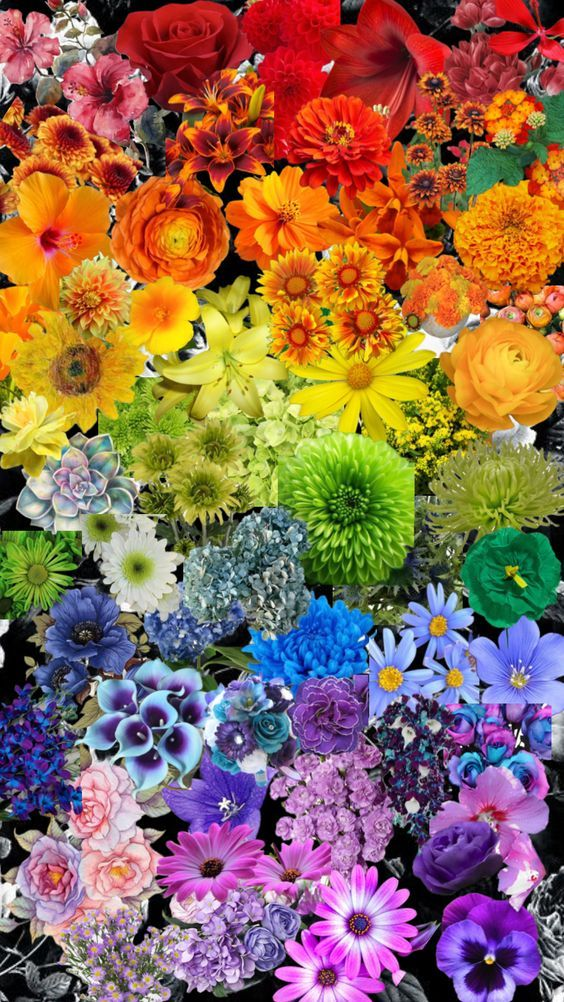
#> input picture media/pic.jpg, 564 x 1002 px
$ python lab2_2.py
#> lines starting #> are read from the running program, lines starting #| are printed output that depends on the picture; after the words box and inside, x2 and y2 are one past the last pixel; in counts of white or black regions, pixels touching at a corner belong together
import numpy as np
import cv2
import matplotlib.pyplot as plt

image_path = input("Путь к изображению: ")
#> the answer given: pic.jpg
image_in = cv2.imread(image_path)
#> image_in is the input picture: shape (1002, 564, 3); mean B, G, R 86, 106.1, 143.1

if image_in is None:
    print("Ошибка: изображение не найдено.")
    exit()

image_rgb = cv2.cvtColor(image_in, cv2.COLOR_BGR2RGB)
image_hsv = cv2.cvtColor(image_rgb, cv2.COLOR_RGB2HSV)
#> image_hsv: shape (1002, 564, 3); mean H, S, V 75.9, 159.1, 163

# диапазоны желтого и пурпурного цветов
yellow_min = 25
yellow_max = 35
lower_yellow = np.array([yellow_min, 0, 0])
upper_yellow = np.array([yellow_max, 255, 255])

purple_min = 135
purple_max = 160
lower_purple = np.array([purple_min, 0, 0])
upper_purple = np.array([purple_max, 255, 255])

mask_yellow = cv2.inRange(image_hsv, lower_yellow, upper_yellow)
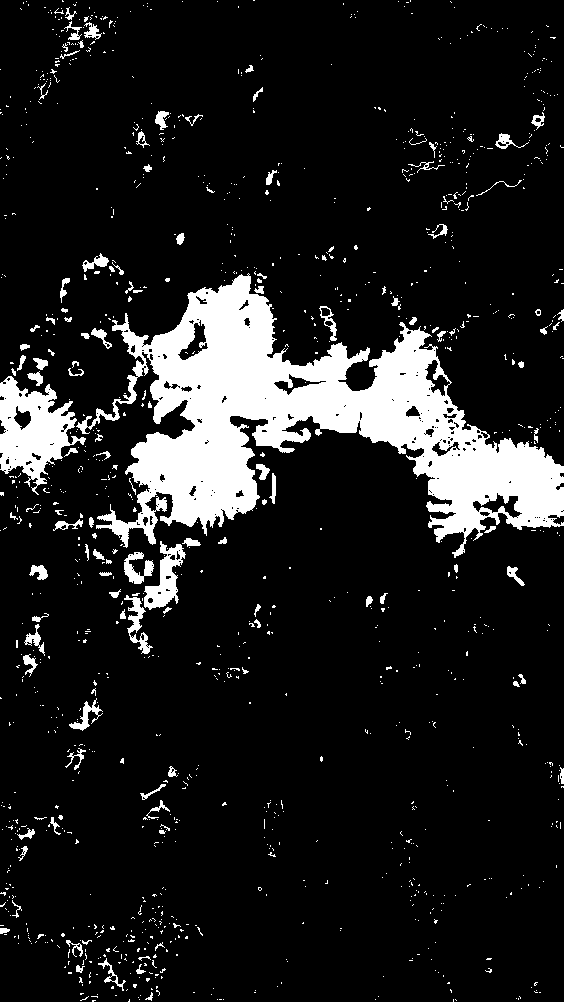
#> mask_yellow: shape (1002, 564); 12.1% white; 1179 white regions (1061 under 20 px), largest, box (x1, y1, x2, y2) and area: (76, 273, 564, 558) 50618, (0, 376, 86, 495) 4996, (144, 541, 186, 610) 1263
mask_purple = cv2.inRange(image_hsv, lower_purple, upper_purple)
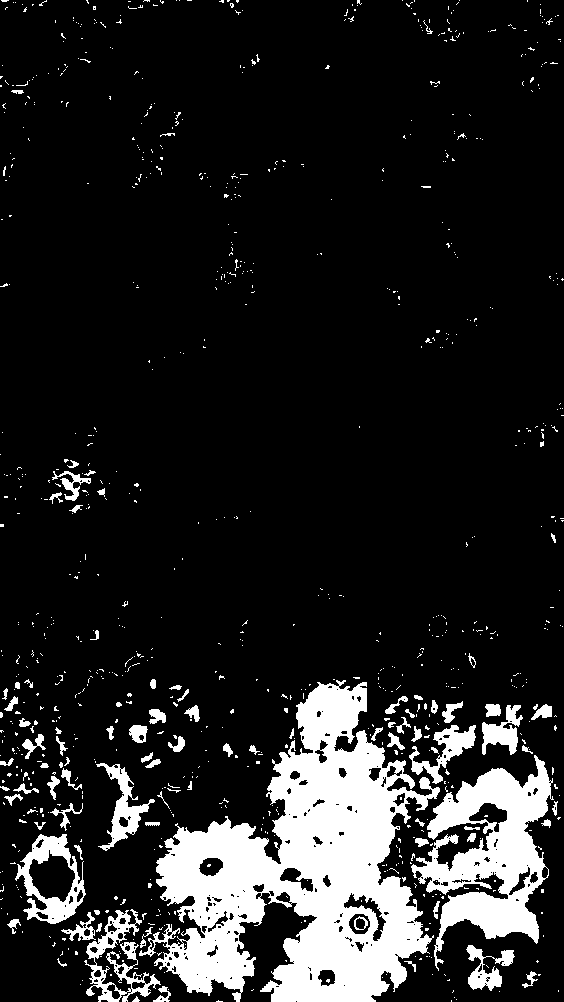
#> mask_purple: shape (1002, 564); 13.6% white; 905 white regions (814 under 20 px), largest, box (x1, y1, x2, y2) and area: (139, 680, 440, 1002) 45428, (411, 755, 554, 971) 13160, (15, 834, 86, 924) 2421

image_hsv_new = image_hsv.copy()
h = image_hsv[:, :, 0].astype(float)
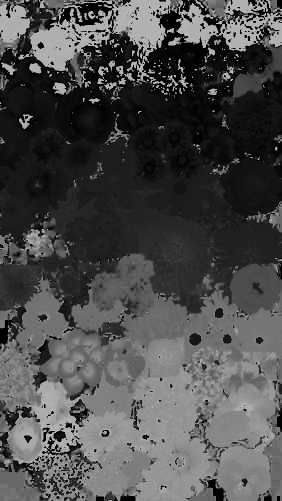
#> h: shape (1002, 564) float64 (shown at 1/2 size); min 0, max 179, mean 75.9

# замена желтого на пурпурный
h_yellow = h[mask_yellow > 0]
h_yellow_new = purple_min + (h_yellow - yellow_min) * (
    purple_max - purple_min
) / (yellow_max - yellow_min)
h[mask_yellow > 0] = h_yellow_new

# Обратная замена пурпурного на желтый
h_purple = h[mask_purple > 0]
h_purple_new = yellow_min + (h_purple - purple_min) * (
    yellow_max - yellow_min
) / (purple_max - purple_min)
h[mask_purple > 0] = h_purple_new
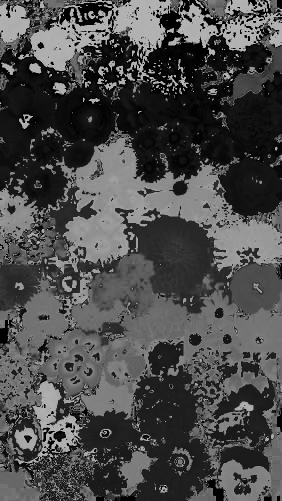
#> h: shape (1002, 564) float64 (shown at 1/2 size); min 0, max 179, mean 74.3

image_hsv_new[:, :, 0] = np.clip(h, 0, 179).astype(np.uint8)
#> image_hsv_new: shape (1002, 564, 3); mean H, S, V 74.2, 159.1, 163
image_rgb_new = cv2.cvtColor(image_hsv_new, cv2.COLOR_HSV2RGB)
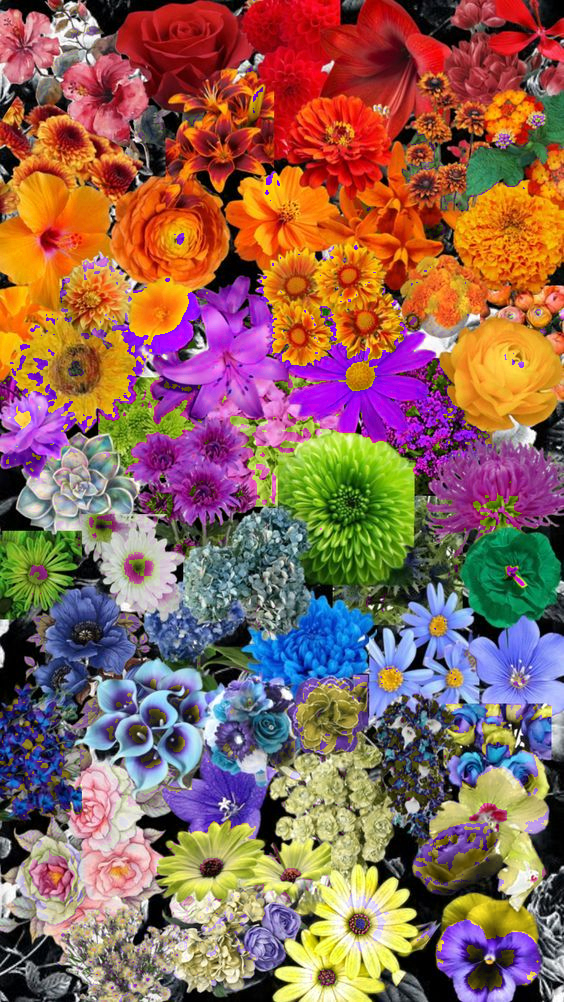
#> image_rgb_new: shape (1002, 564, 3); mean R, G, B 142.1, 101.8, 89.4

plt.figure(figsize=(10, 5))
plt.subplot(1, 2, 1)
plt.title('Исходное изображение')
plt.imshow(image_rgb)
plt.axis('off')
plt.subplot(1, 2, 2)
plt.title('Преобразованное изображение')
plt.imshow(image_rgb_new)
plt.axis('off')
plt.show()

image_bgr_new = cv2.cvtColor(image_rgb_new, cv2.COLOR_RGB2BGR)
cv2.imwrite("image_out_2.jpg", image_bgr_new)

$ run again, on media/flowers.jpg
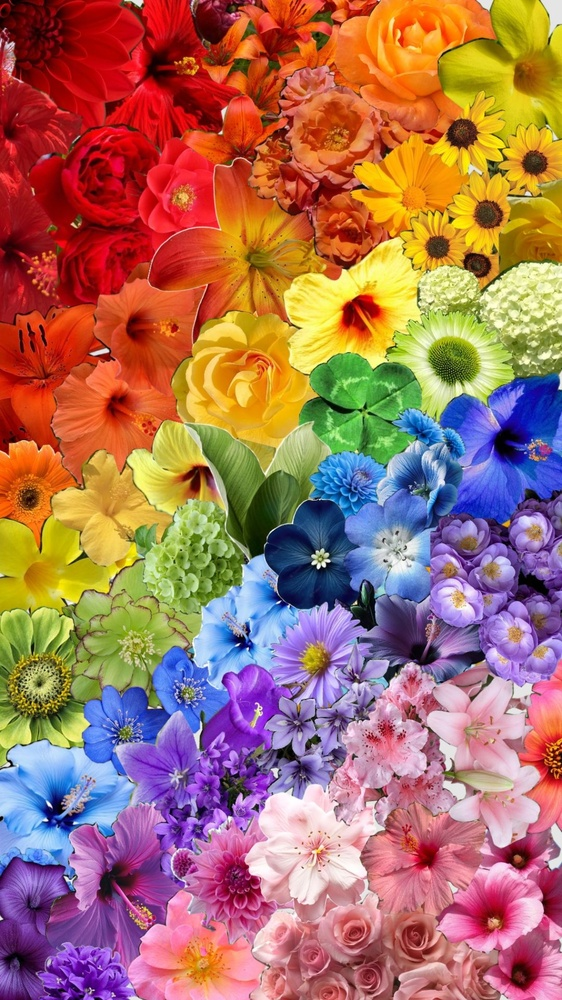
#> input picture media/flowers.jpg, 562 x 1000 px, shrunk from 1080 x 1920 before the run
#> image_in is the input picture: shape (1000, 562, 3); mean B, G, R 96.3, 112, 167.8
#> image_hsv: shape (1000, 562, 3); mean H, S, V 79.2, 168.6, 189.3
#> `mask_yellow = cv2.inRange(image_hsv, lower_yellow, upper_yellow)`:
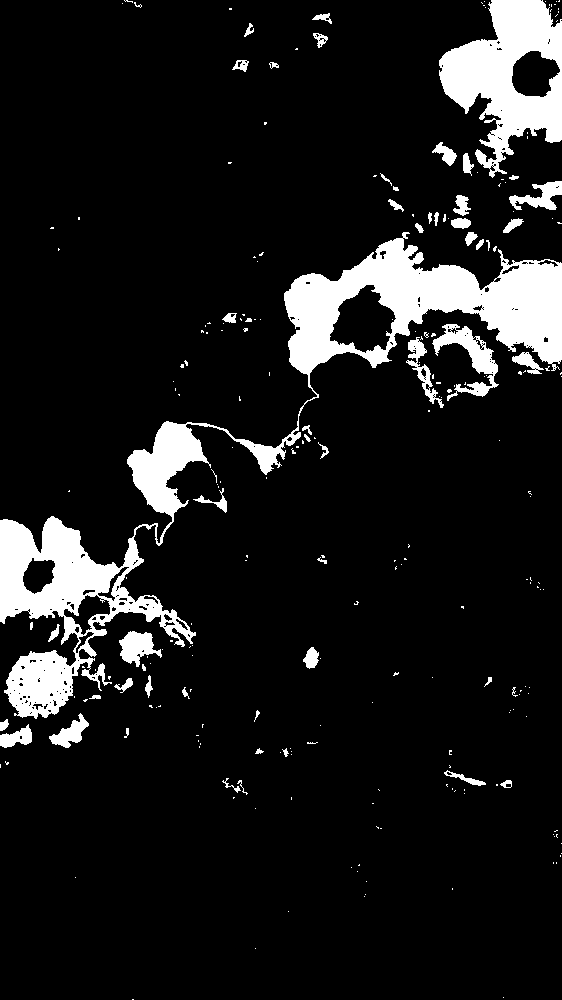
#> mask_yellow: shape (1000, 562); 10.3% white; 247 white regions (192 under 20 px), largest, box (x1, y1, x2, y2) and area: (0, 232, 562, 719) 37393, (439, 0, 562, 178) 11160, (432, 324, 499, 401) 1703
#> mask_purple: shape (1000, 562); 8.9% white; 271 white regions (211 under 20 px), largest, box (x1, y1, x2, y2) and area: (0, 635, 337, 1000) 32897, (384, 610, 521, 708) 3264, (428, 517, 516, 616) 2374
#> image_hsv_new: shape (1000, 562, 3); mean H, S, V 80.9, 168.6, 189.3
#> `image_rgb_new = cv2.cvtColor(image_hsv_new, cv2.COLOR_HSV2RGB)`:
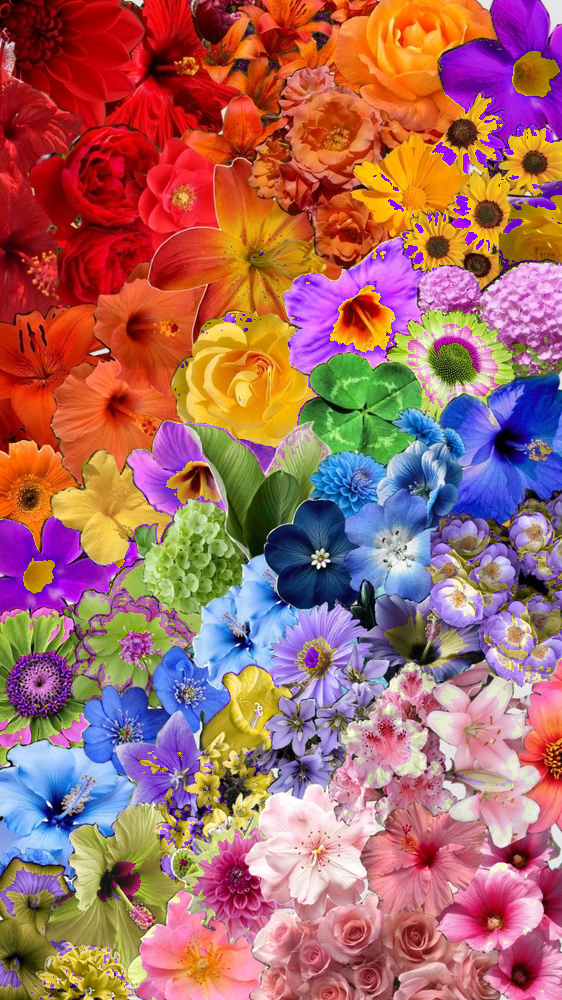
#> image_rgb_new: shape (1000, 562, 3); mean R, G, B 166.9, 105.4, 101.9

$ run again, on media/girl.jpg
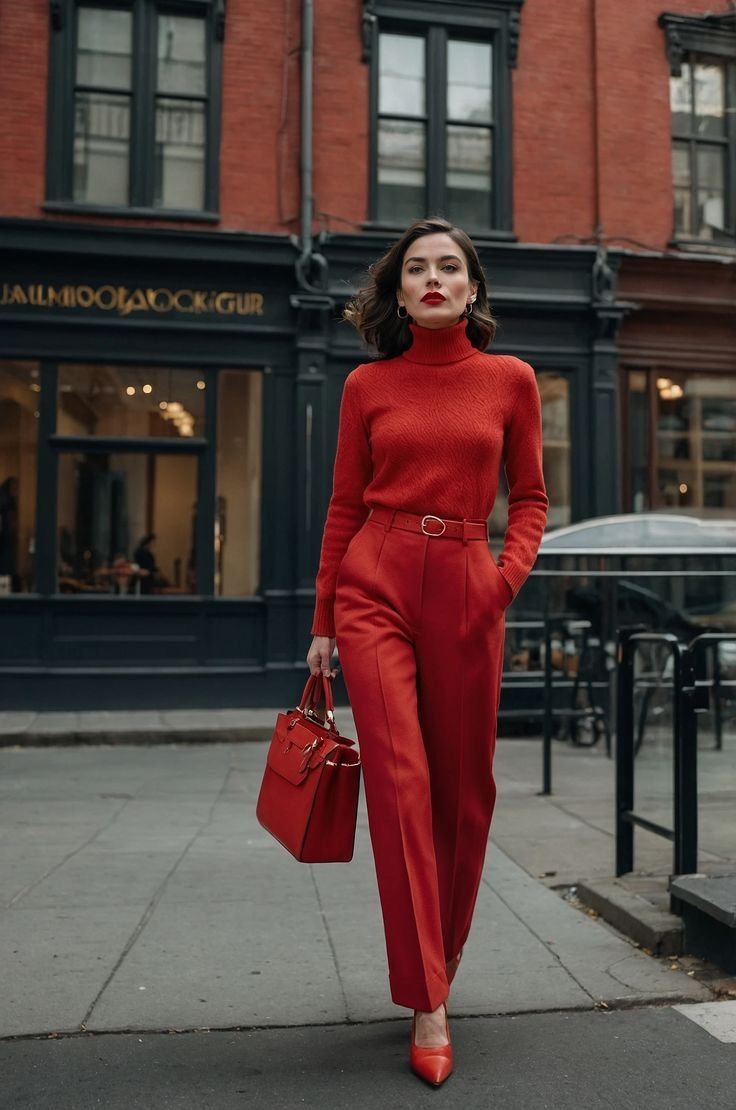
#> input picture media/girl.jpg, 736 x 1110 px
#> image_in is the input picture: shape (1110, 736, 3); mean B, G, R 62.5, 66.1, 85.2
#> image_hsv: shape (1110, 736, 3); mean H, S, V 62.1, 85.8, 89
#> `mask_yellow = cv2.inRange(image_hsv, lower_yellow, upper_yellow)`:
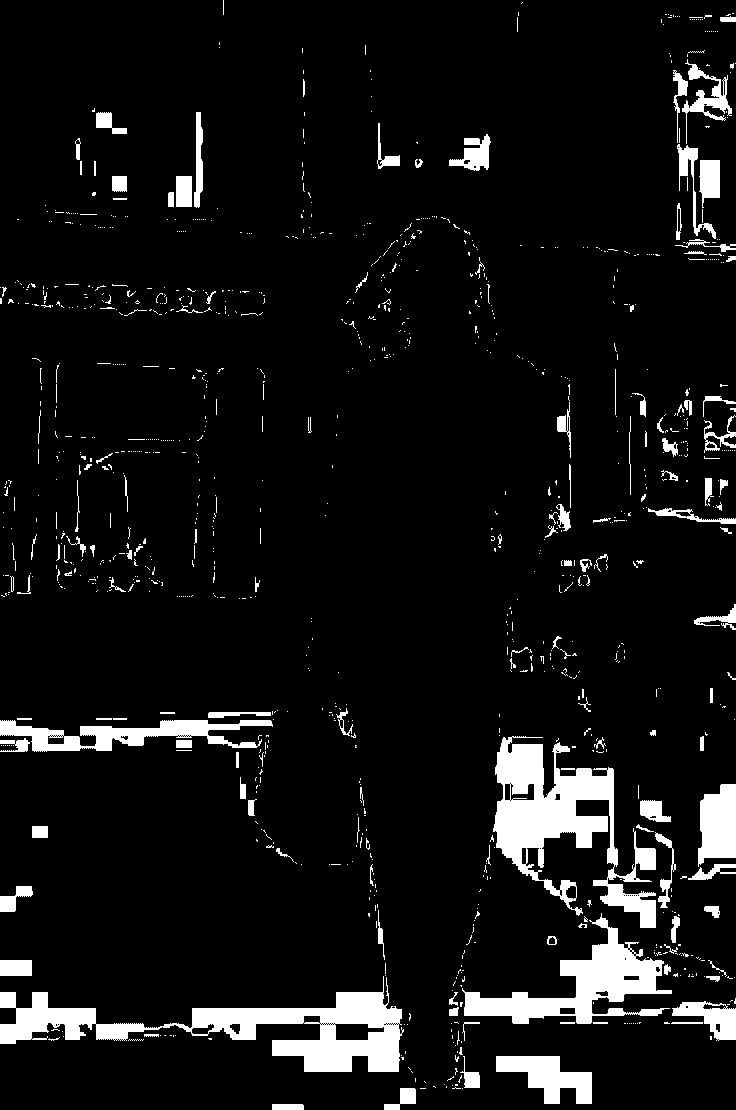
#> mask_yellow: shape (1110, 736); 7.5% white; 1110 white regions (969 under 20 px), largest, box (x1, y1, x2, y2) and area: (0, 976, 404, 1072) 12265, (493, 736, 656, 928) 11770, (462, 913, 672, 1024) 7298
#> mask_purple: shape (1110, 736); 0.08% white in thin lines or dots
#> h_purple = 640 values, max 160 at index 34, min 135 at index 272, mean 147.5
#> h_purple_new = 640 values, max 35 at index 34, min 25 at index 272, mean 29.99
#> `h[mask_purple > 0] = h_purple_new`:
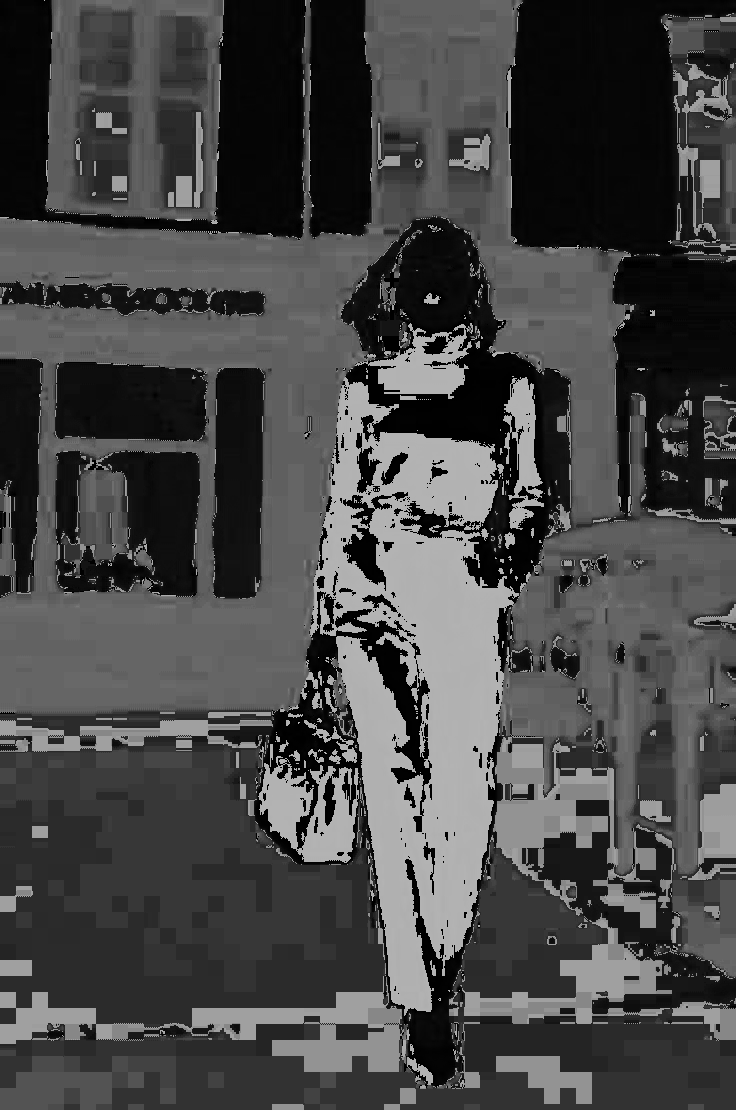
#> h: shape (1110, 736) float64; min 0, max 179, mean 71
#> image_hsv_new: shape (1110, 736, 3); mean H, S, V 71, 85.8, 89
